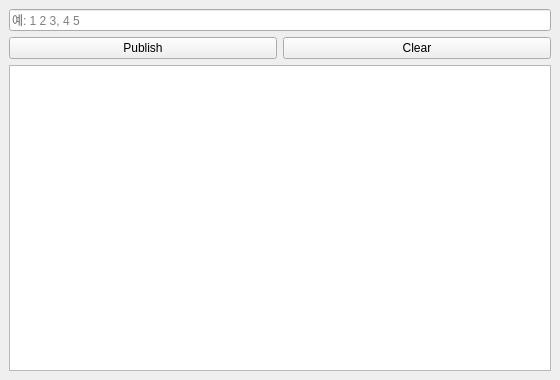
<?xml version="1.0" encoding="UTF-8"?>
<ui version="4.0">
 <class>MainWindow</class>
 <widget class="QMainWindow" name="MainWindow">
  <property name="geometry"><rect><x>0</x><y>0</y><width>560</width><height>380</height></rect></property>
  <property name="windowTitle"><string>HW_01 Vector Pub/Sub</string></property>
  <widget class="QWidget" name="centralwidget">
   <layout class="QVBoxLayout" name="verticalLayout">
    <item>
     <widget class="QLineEdit" name="editInput">
      <property name="placeholderText"><string>예: 1 2 3, 4 5</string></property>
     </widget>
    </item>
    <item>
     <layout class="QHBoxLayout" name="hbtn">
      <item><widget class="QPushButton" name="btnPublish">
        <property name="text"><string>Publish</string></property>
      </widget></item>
      <item><widget class="QPushButton" name="btnClear">
        <property name="text"><string>Clear</string></property>
      </widget></item>
    </layout></item>
    <item><widget class="QTextEdit" name="textLog"/></item>
   </layout>
  </widget>
 </widget>
 <resources/>
 <connections/>
</ui>
